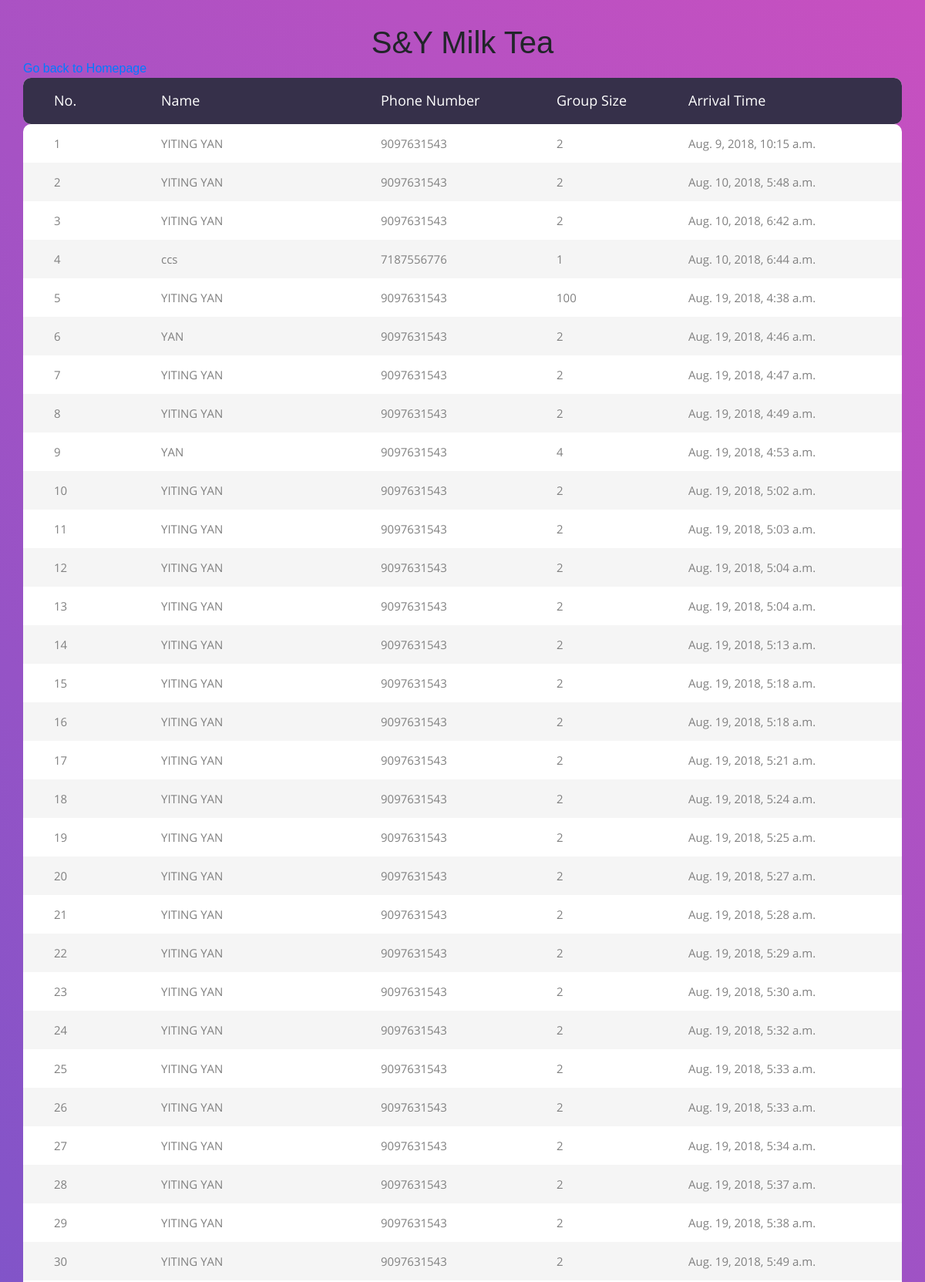
The app's page /results/ (upper part) with its own data.
### mywaitfree/models.py (models this page shows, shortened)
class Guest(models.Model):
    guest_name = models.CharField(max_length=200)
    phone_number = models.CharField(max_length=20)
    group_size = models.IntegerField()
    register_time = models.DateTimeField('register time')

### mywaitfree/views.py (the view)
# urls.py: path('results/', views.results, name='results'),
def results(request):
    waiting_list = Guest.objects.order_by('register_time')
    template = loader.get_template('results.html')
    context = {
        'waiting_list' : waiting_list,
     }
    return HttpResponse(template.render(context, request))

### mywaitfree/templates/results.html (shortened to what this page needs)
{% load static %}
<!DOCTYPE html>
<html lang="en">
<head>
	<link rel="stylesheet" type="text/css" href="{% static 'mywaitfree/vendor/bootstrap/css/bootstrap.min.css' %}">
	<link rel="stylesheet" type="text/css" href="{% static 'mywaitfree/fonts/font-awesome-4.7.0/css/font-awesome.min.css' %}">
	<link rel="stylesheet" type="text/css" href="{% static 'mywaitfree/vendor/animate/animate.css' %}">
	<link rel="stylesheet" type="text/css" href="{% static 'mywaitfree/vendor/select2/select2.min.css' %}">
	<link rel="stylesheet" type="text/css" href="{% static 'mywaitfree/vendor/perfect-scrollbar/perfect-scrollbar.css' %}">
	<link rel="stylesheet" type="text/css" href="{% static 'mywaitfree/css/util.css' %}">
	<link rel="stylesheet" type="text/css" href="{% static 'mywaitfree/css/main.css' %}">
</head>
<body>
	<div class="limiter">
		<div class="container-table100">
			<div class="wrap-table100">
				<div class="table100 ver1 m-b-110">
					<div class="table100-head">
						<table>
							<thead>
								<tr class="row100 head">
									<h1 align="center">S&Y Milk Tea</h1>
										<a href="/" class="button">Go back to Homepage</a>
									<th class="cell100 column1">No.</th>
									<th class="cell100 column2">Name</th>
									<th class="cell100 column3">Phone Number</th>
									<th class="cell100 column4">Group Size</th>
									<th class="cell100 column5">Arrival Time</th>
								</tr>
							</thead>
						</table>
					</div>
					<div class="table100-body js-pscroll">
						<table>
							<tbody>
								{% for guest in waiting_list %}
								<tr class="row100 body">
									<td class="cell100 column1">{{ forloop.counter }}</td>
									<td class="cell100 column2">{{ guest.guest_name }}</td>
    								<td class="cell100 column3">{{ guest.phone_number }}</td>
    								<td class="cell100 column4">{{ guest.group_size }}</td>
    								<td class="cell100 column5">{{ guest.register_time }}</td>
  								</tr>
  								{% endfor %}
							</tbody>
						</table>
				</div>
			</div>
		</div>
	</div>
</body>
</html>

### mywaitfree/static/mywaitfree/css/main.css (style rules this page uses)
* { margin: 0px; padding: 0px; box-sizing: border-box; }
body, html { height: 100%; font-family: sans-serif; }
a { margin: 0px; transition: all 0.4s; -webkit-transition: all 0.4s; -o-transition: all 0.4s; -moz-transition: all 0.4s; }
h1,h2,h3,h4,h5,h6 { margin: 0px; }
.limiter { width: 100%; margin: 0 auto; }
.container-table100 { width: 100%; min-height: 100vh; background: #c850c0; background: -webkit-linear-gradient(45deg, #4158d0, #c850c0); background: -o-linear-gradient(45deg, #4158d0, #c850c0); background: -moz-linear-gradient(45deg, #4158d0, #c850c0); background: linear-gradient(45deg, #4158d0, #c850c0); display: -webkit-box; display: -webkit-flex; display: -moz-box; display: -ms-flexbox; display: flex; align-items: center; justify-content: center; flex-wrap: wrap; padding: 33px 30px; }
.wrap-table100 { width: 1170px; }
table { border-spacing: 1; border-collapse: collapse; background: white; border-radius: 10px; overflow: hidden; width: 100%; margin: 0 auto; position: relative; }
table * { position: relative; }
table td, table th { padding-left: 8px; }
table thead tr { height: 60px; background: #36304a; }
table tbody tr { height: 50px; }
table td, table th { text-align: left; }
.table100-head th { font-family: OpenSans-Regular; font-size: 18px; color: #fff; line-height: 1.2; font-weight: unset; }
tbody tr:nth-child(even) { background-color: #f5f5f5; }
tbody tr { font-family: OpenSans-Regular; font-size: 15px; color: #808080; line-height: 1.2; font-weight: unset; }
.column1 { width: 15%; padding-left: 40px; }
.column2 { width: 25%; }
.column3 { width: 20%; }
.column4 { width: 15%; }
.column5 { width: 30%; }

### records on screen
Guest: guest_name "YITING YAN", phone_number "9097631543", group_size "2", register_time "Aug. 9, 2018, 10:15 a.m."
Guest: guest_name "YITING YAN", phone_number "9097631543", group_size "2", register_time "Aug. 10, 2018, 5:48 a.m."
Guest: guest_name "YITING YAN", phone_number "9097631543", group_size "2", register_time "Aug. 10, 2018, 6:42 a.m."
Guest: guest_name "ccs", phone_number "7187556776", group_size "1", register_time "Aug. 10, 2018, 6:44 a.m."
Guest: guest_name "YITING YAN", phone_number "9097631543", group_size "100", register_time "Aug. 19, 2018, 4:38 a.m."
Guest: guest_name "YAN", phone_number "9097631543", group_size "2", register_time "Aug. 19, 2018, 4:46 a.m."
Guest: guest_name "YITING YAN", phone_number "9097631543", group_size "2", register_time "Aug. 19, 2018, 4:47 a.m."
Guest: guest_name "YITING YAN", phone_number "9097631543", group_size "2", register_time "Aug. 19, 2018, 4:49 a.m."
Guest: guest_name "YAN", phone_number "9097631543", group_size "4", register_time "Aug. 19, 2018, 4:53 a.m."
Guest: guest_name "YITING YAN", phone_number "9097631543", group_size "2", register_time "Aug. 19, 2018, 5:02 a.m."
Guest: guest_name "YITING YAN", phone_number "9097631543", group_size "2", register_time "Aug. 19, 2018, 5:03 a.m."
Guest: guest_name "YITING YAN", phone_number "9097631543", group_size "2", register_time "Aug. 19, 2018, 5:04 a.m."
Guest: guest_name "YITING YAN", phone_number "9097631543", group_size "2", register_time "Aug. 19, 2018, 5:04 a.m."
Guest: guest_name "YITING YAN", phone_number "9097631543", group_size "2", register_time "Aug. 19, 2018, 5:13 a.m."
Guest: guest_name "YITING YAN", phone_number "9097631543", group_size "2", register_time "Aug. 19, 2018, 5:18 a.m."
Guest: guest_name "YITING YAN", phone_number "9097631543", group_size "2", register_time "Aug. 19, 2018, 5:18 a.m."
Guest: guest_name "YITING YAN", phone_number "9097631543", group_size "2", register_time "Aug. 19, 2018, 5:21 a.m."
Guest: guest_name "YITING YAN", phone_number "9097631543", group_size "2", register_time "Aug. 19, 2018, 5:24 a.m."
Guest: guest_name "YITING YAN", phone_number "9097631543", group_size "2", register_time "Aug. 19, 2018, 5:25 a.m."
Guest: guest_name "YITING YAN", phone_number "9097631543", group_size "2", register_time "Aug. 19, 2018, 5:27 a.m."
Guest: guest_name "YITING YAN", phone_number "9097631543", group_size "2", register_time "Aug. 19, 2018, 5:28 a.m."
Guest: guest_name "YITING YAN", phone_number "9097631543", group_size "2", register_time "Aug. 19, 2018, 5:29 a.m."
Guest: guest_name "YITING YAN", phone_number "9097631543", group_size "2", register_time "Aug. 19, 2018, 5:30 a.m."
Guest: guest_name "YITING YAN", phone_number "9097631543", group_size "2", register_time "Aug. 19, 2018, 5:32 a.m."
Guest: guest_name "YITING YAN", phone_number "9097631543", group_size "2", register_time "Aug. 19, 2018, 5:33 a.m."
Guest: guest_name "YITING YAN", phone_number "9097631543", group_size "2", register_time "Aug. 19, 2018, 5:33 a.m."
Guest: guest_name "YITING YAN", phone_number "9097631543", group_size "2", register_time "Aug. 19, 2018, 5:34 a.m."
Guest: guest_name "YITING YAN", phone_number "9097631543", group_size "2", register_time "Aug. 19, 2018, 5:37 a.m."
Guest: guest_name "YITING YAN", phone_number "9097631543", group_size "2", register_time "Aug. 19, 2018, 5:38 a.m."
Guest: guest_name "YITING YAN", phone_number "9097631543", group_size "2", register_time "Aug. 19, 2018, 5:49 a.m."
